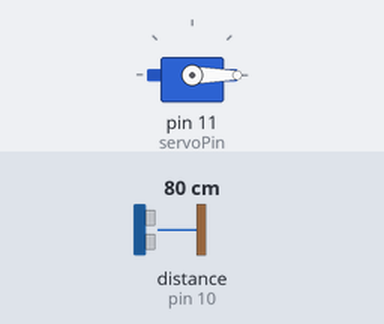
Recording of a sketch running on a simulated Arduino Uno, built with avr-gcc and run on an emulated ATmega328P. Shown: servo. Wiring (inferred from the names in the program): ultrasonic range finder: trigger pin 9; echo pin 10. The test bench sets the inputs (shaded band); at power-on: distance to the obstacle (sensor on pin 10) 80 cm. The echo pulse lasts 58.3 µs per cm.

Above: at 1.2 s.
1.3 s: distance to the obstacle (sensor on pin 10) set to 16 cm
2.8 s: distance to the obstacle (sensor on pin 10) set to 13 cm
At 3.6 s:
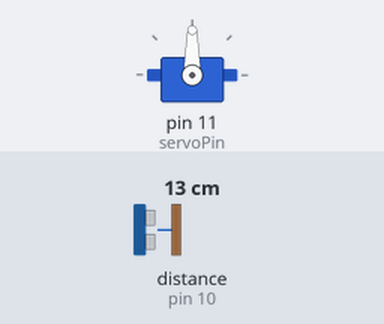
4.3 s: distance to the obstacle (sensor on pin 10) set to 18 cm
At 5.5 s:
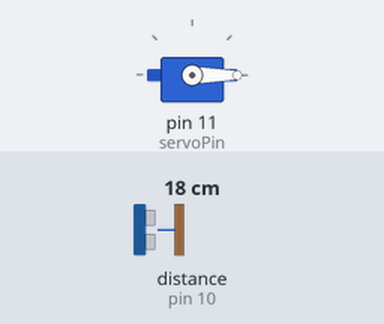
5.8 s: distance to the obstacle (sensor on pin 10) set to 2 cm
At 6.1 s:
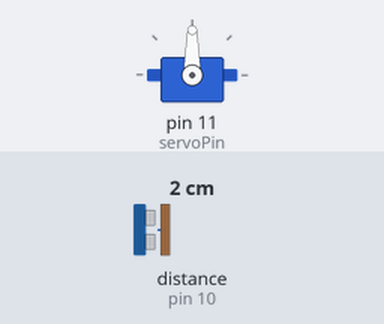
Timing chart, 0 to 8.3 s (numbered marks = the images above; inputs shaded):
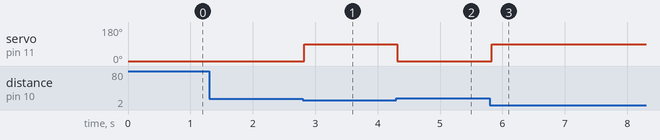

Measured:
- the behaviour switches between 15 and 14 cm on distance to the obstacle (sensor on pin 10) (found by bisection; images 0 and 1)
- after the input at 1.3 s, every drawn part: stays the same
- after the input at 2.8 s, servo on pin 11 (servoPin): 0° → 90° at once
- after the input at 4.3 s, servo on pin 11 (servoPin): 90° → 0° at once
- after the input at 5.8 s, servo on pin 11 (servoPin): 0° → 90° at once

The sketch:

ArduinoRemote15Meters.ino
```cpp
#include <Servo.h>

const int trigPin = 9;
const int echoPin = 10;
const int servoPin = 11;

Servo myServo;
int lastState = 0;
int confirmCount = 0;

void setup() {
  pinMode(trigPin, OUTPUT);
  pinMode(echoPin, INPUT);
  myServo.attach(servoPin);
  myServo.write(0);

  // ปิด Serial ไปก่อนเพื่อดูว่าหายค้างไหม (หรือใช้ Baud rate สูงสุด)
  Serial.begin(115200);
}

void loop() {
  // --- อ่านค่า Sensor แบบเน้นชัวร์ ---
  digitalWrite(trigPin, LOW);
  delayMicroseconds(2);
  digitalWrite(trigPin, HIGH);
  delayMicroseconds(10); // ปรับกลับเป็น 10 เพื่อให้คลื่นเสถียรขึ้น
  digitalWrite(trigPin, LOW);

  // ใช้ Timeout 15000 (ประมาณ 2.5 เมตร) เพื่อไม่ให้บอร์ดรีบตัดจบจนค้าง
  long duration = pulseIn(echoPin, HIGH, 15000);

  // ระยะ 15cm (duration 870)
  if (duration > 0 && duration <= 870) {
    confirmCount++;
  } else {
    confirmCount = 0;
  }

  // --- ส่วนตัดสินใจ (เพิ่มจังหวะพักเล็กน้อยป้องกัน CPU ค้าง) ---
  if (confirmCount >= 3) { // กลับมาใช้ 3 เพื่อความชัวร์ไม่สั่น
    if (lastState == 0) {
      myServo.write(90);
      lastState = 1;
      delay(250); // ให้เวลาหมุน
    }
  }
  else if (confirmCount == 0) {
    if (lastState == 1) {
      myServo.write(0);
      lastState = 0;
      delay(250); // ให้เวลาหมุนกลับ
    }
  }

  delay(10); // *** สำคัญมาก: ใส่ 10ms เพื่อให้บอร์ดได้เคลียร์ค่าต่างๆ ในระบบ ***
}
```
